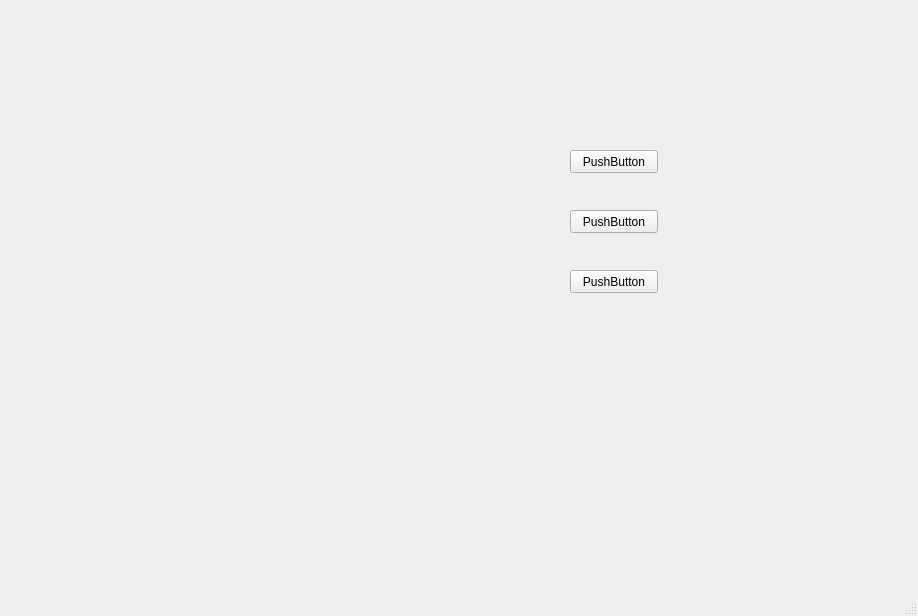
<?xml version="1.0" encoding="UTF-8"?>
<ui version="4.0">
 <class>MainWindow</class>
 <widget class="QMainWindow" name="MainWindow">
  <property name="geometry">
   <rect>
    <x>0</x>
    <y>0</y>
    <width>918</width>
    <height>616</height>
   </rect>
  </property>
  <property name="windowTitle">
   <string>MainWindow</string>
  </property>
  <widget class="QWidget" name="centralwidget">
   <widget class="QPushButton" name="pushButton">
    <property name="geometry">
     <rect>
      <x>570</x>
      <y>150</y>
      <width>88</width>
      <height>23</height>
     </rect>
    </property>
    <property name="text">
     <string>PushButton</string>
    </property>
   </widget>
   <widget class="QPushButton" name="pushButton_2">
    <property name="geometry">
     <rect>
      <x>570</x>
      <y>210</y>
      <width>88</width>
      <height>23</height>
     </rect>
    </property>
    <property name="text">
     <string>PushButton</string>
    </property>
   </widget>
   <widget class="QPushButton" name="pushButton_3">
    <property name="geometry">
     <rect>
      <x>570</x>
      <y>270</y>
      <width>88</width>
      <height>23</height>
     </rect>
    </property>
    <property name="text">
     <string>PushButton</string>
    </property>
   </widget>
  </widget>
  <widget class="QMenuBar" name="menubar">
   <property name="geometry">
    <rect>
     <x>0</x>
     <y>0</y>
     <width>918</width>
     <height>25</height>
    </rect>
   </property>
  </widget>
  <widget class="QStatusBar" name="statusbar"/>
 </widget>
 <resources/>
 <connections/>
</ui>
